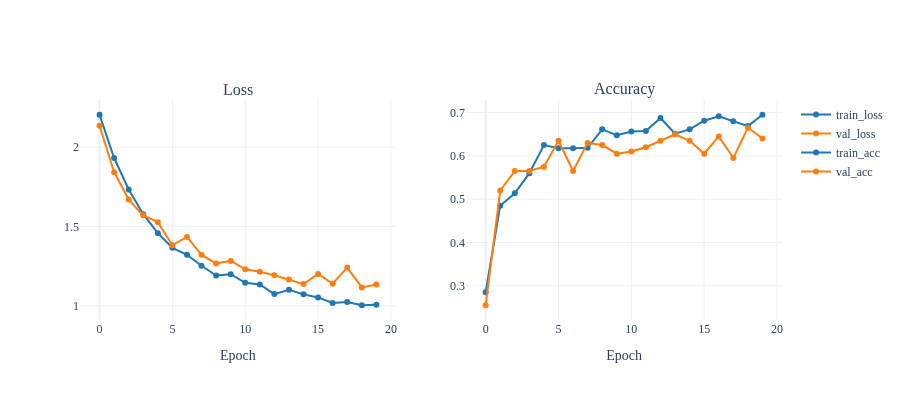

Write notebook code for a chart like this one.
### Markdown cell above
#### Results

### Code cell
metrics = pd.read_csv(f"{trainer.logger.log_dir}/metrics.csv")

TRAIN_COLOR, VAL_COLOR = "#1f77b4", "#ff7f0e"

fig = make_subplots(rows=1, cols=2, subplot_titles=("Loss", "Accuracy"))
for cols, col_idx in [
    (["train_loss", "val_loss"], 1),
    (["train_acc",  "val_acc"],  2),
]:
    for c in cols:
        subset = metrics.dropna(subset=[c])
        fig.add_trace(
            go.Scatter(
                x=subset["epoch"], y=subset[c], mode="lines+markers", name=c,
                line=dict(color=TRAIN_COLOR if c.startswith("train") else VAL_COLOR),
            ),
            row=1, col=col_idx,
        )
fig.update_xaxes(title_text="Epoch")
fig.update_layout(height=400, width=900)
fig.show()

### Figure 1 — Plotly figure (JSON) as saved in the notebook; plotly's stock layout.template omitted (floating-point values rounded to 4 significant figures)
{"data": [{"line": {"color": "#1f77b4"}, "mode": "lines+markers", "name": "train_loss", "type": "scatter", "x": [0, 1, 2, 3, 4, 5, 6, 7, 8, 9, 10, 11, 12, 13, 14, 15, 16, 17, 18, 19], "xaxis": "x", "y": [2.204, 1.932, 1.733, 1.578, 1.458, 1.366, 1.322, 1.253, 1.191, 1.2, 1.145, 1.135, 1.074, 1.101, 1.072, 1.053, 1.019, 1.024, 1.004, 1.007], "yaxis": "y"}, {"line": {"color": "#ff7f0e"}, "mode": "lines+markers", "name": "val_loss", "type": "scatter", "x": [0, 1, 2, 3, 4, 5, 6, 7, 8, 9, 10, 11, 12, 13, 14, 15, 16, 17, 18, 19], "xaxis": "x", "y": [2.134, 1.842, 1.67, 1.57, 1.527, 1.382, 1.434, 1.321, 1.267, 1.283, 1.23, 1.215, 1.193, 1.166, 1.137, 1.201, 1.14, 1.241, 1.116, 1.135], "yaxis": "y"}, {"line": {"color": "#1f77b4"}, "mode": "lines+markers", "name": "train_acc", "type": "scatter", "x": [0, 1, 2, 3, 4, 5, 6, 7, 8, 9, 10, 11, 12, 13, 14, 15, 16, 17, 18, 19], "xaxis": "x2", "y": [0.285, 0.485, 0.5138, 0.56, 0.625, 0.6175, 0.6175, 0.6187, 0.6612, 0.6475, 0.6562, 0.6575, 0.6875, 0.6513, 0.6612, 0.6812, 0.6913, 0.68, 0.6687, 0.695], "yaxis": "y2"}, {"line": {"color": "#ff7f0e"}, "mode": "lines+markers", "name": "val_acc", "type": "scatter", "x": [0, 1, 2, 3, 4, 5, 6, 7, 8, 9, 10, 11, 12, 13, 14, 15, 16, 17, 18, 19], "xaxis": "x2", "y": [0.255, 0.52, 0.565, 0.565, 0.575, 0.635, 0.565, 0.63, 0.625, 0.605, 0.61, 0.62, 0.635, 0.65, 0.635, 0.605, 0.645, 0.595, 0.665, 0.64], "yaxis": "y2"}], "layout": {"annotations": [{"font": {"size": 16}, "showarrow": false, "text": "Loss", "x": 0.225, "xanchor": "center", "xref": "paper", "y": 1, "yanchor": "bottom", "yref": "paper"}, {"font": {"size": 16}, "showarrow": false, "text": "Accuracy", "x": 0.775, "xanchor": "center", "xref": "paper", "y": 1, "yanchor": "bottom", "yref": "paper"}], "height": 400, "width": 900, "xaxis": {"anchor": "y", "domain": [0, 0.45], "title": {"text": "Epoch"}}, "xaxis2": {"anchor": "y2", "domain": [0.55, 1], "title": {"text": "Epoch"}}, "yaxis": {"anchor": "x", "domain": [0, 1]}, "yaxis2": {"anchor": "x2", "domain": [0, 1]}}}
